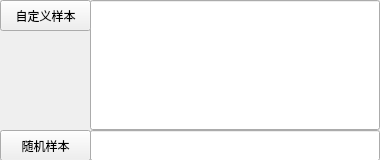
<?xml version="1.0" encoding="UTF-8"?>
<ui version="4.0">
 <class>treedata</class>
 <widget class="QWidget" name="treedata">
  <property name="geometry">
   <rect>
    <x>0</x>
    <y>0</y>
    <width>380</width>
    <height>160</height>
   </rect>
  </property>
  <property name="minimumSize">
   <size>
    <width>380</width>
    <height>160</height>
   </size>
  </property>
  <property name="maximumSize">
   <size>
    <width>380</width>
    <height>160</height>
   </size>
  </property>
  <property name="windowTitle">
   <string>Widget</string>
  </property>
  <widget class="QLineEdit" name="lineEdit">
   <property name="geometry">
    <rect>
     <x>90</x>
     <y>0</y>
     <width>290</width>
     <height>130</height>
    </rect>
   </property>
   <property name="minimumSize">
    <size>
     <width>290</width>
     <height>130</height>
    </size>
   </property>
   <property name="maximumSize">
    <size>
     <width>290</width>
     <height>130</height>
    </size>
   </property>
   <property name="mouseTracking">
    <bool>true</bool>
   </property>
   <property name="text">
    <string/>
   </property>
   <property name="alignment">
    <set>Qt::AlignmentFlag::AlignLeading|Qt::AlignmentFlag::AlignLeft|Qt::AlignmentFlag::AlignTop</set>
   </property>
  </widget>
  <widget class="QPushButton" name="randomButton">
   <property name="geometry">
    <rect>
     <x>0</x>
     <y>130</y>
     <width>91</width>
     <height>31</height>
    </rect>
   </property>
   <property name="text">
    <string>随机样本</string>
   </property>
  </widget>
  <widget class="QPushButton" name="selfButton">
   <property name="geometry">
    <rect>
     <x>0</x>
     <y>0</y>
     <width>91</width>
     <height>31</height>
    </rect>
   </property>
   <property name="text">
    <string>自定义样本</string>
   </property>
  </widget>
  <widget class="QLineEdit" name="lineedit1">
   <property name="geometry">
    <rect>
     <x>90</x>
     <y>130</y>
     <width>290</width>
     <height>31</height>
    </rect>
   </property>
  </widget>
 </widget>
 <resources/>
 <connections/>
</ui>
